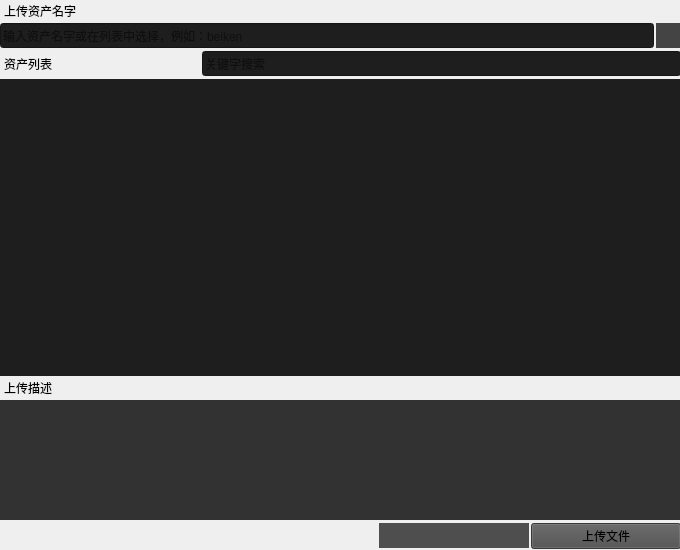
<?xml version="1.0" encoding="UTF-8"?>
<ui version="4.0">
 <class>Dialog</class>
 <widget class="QDialog" name="Dialog">
  <property name="geometry">
   <rect>
    <x>0</x>
    <y>0</y>
    <width>680</width>
    <height>550</height>
   </rect>
  </property>
  <property name="minimumSize">
   <size>
    <width>680</width>
    <height>550</height>
   </size>
  </property>
  <property name="windowTitle">
   <string>Dialog</string>
  </property>
  <property name="styleSheet">
   <string notr="true"/>
  </property>
  <widget class="QWidget" name="layoutWidget">
   <property name="geometry">
    <rect>
     <x>0</x>
     <y>0</y>
     <width>681</width>
     <height>551</height>
    </rect>
   </property>
   <layout class="QVBoxLayout" name="verticalLayout">
    <property name="spacing">
     <number>3</number>
    </property>
    <property name="topMargin">
     <number>2</number>
    </property>
    <property name="bottomMargin">
     <number>2</number>
    </property>
    <item>
     <widget class="QLabel" name="label_2">
      <property name="font">
       <font>
        <family>Adobe 黑体 Std R</family>
       </font>
      </property>
      <property name="text">
       <string>上传资产名字</string>
      </property>
      <property name="indent">
       <number>4</number>
      </property>
     </widget>
    </item>
    <item>
     <layout class="QHBoxLayout" name="horizontalLayout_3">
      <property name="spacing">
       <number>2</number>
      </property>
      <item>
       <widget class="QLineEdit" name="upload_name">
        <property name="minimumSize">
         <size>
          <width>0</width>
          <height>25</height>
         </size>
        </property>
        <property name="styleSheet">
         <string notr="true">background-color: rgb(30, 30, 30);</string>
        </property>
        <property name="placeholderText">
         <string>输入资产名字或在列表中选择，例如：beiken</string>
        </property>
       </widget>
      </item>
      <item>
       <widget class="QPushButton" name="upload_name_check">
        <property name="enabled">
         <bool>false</bool>
        </property>
        <property name="minimumSize">
         <size>
          <width>25</width>
          <height>0</height>
         </size>
        </property>
        <property name="maximumSize">
         <size>
          <width>25</width>
          <height>25</height>
         </size>
        </property>
        <property name="styleSheet">
         <string notr="true">background: #444444;
border:none;</string>
        </property>
        <property name="text">
         <string/>
        </property>
       </widget>
      </item>
     </layout>
    </item>
    <item>
     <layout class="QHBoxLayout" name="horizontalLayout_2">
      <property name="spacing">
       <number>2</number>
      </property>
      <item>
       <widget class="QLabel" name="asset_l">
        <property name="minimumSize">
         <size>
          <width>200</width>
          <height>0</height>
         </size>
        </property>
        <property name="font">
         <font>
          <family>Adobe 黑体 Std R</family>
         </font>
        </property>
        <property name="text">
         <string>资产列表</string>
        </property>
        <property name="indent">
         <number>4</number>
        </property>
       </widget>
      </item>
      <item>
       <widget class="QLineEdit" name="asset_filters">
        <property name="minimumSize">
         <size>
          <width>0</width>
          <height>25</height>
         </size>
        </property>
        <property name="styleSheet">
         <string notr="true">background-color: rgb(30, 30, 30);</string>
        </property>
        <property name="placeholderText">
         <string>关键字搜索</string>
        </property>
       </widget>
      </item>
     </layout>
    </item>
    <item>
     <widget class="QListWidget" name="asset_list">
      <property name="styleSheet">
       <string notr="true">background-color: rgb(30, 30, 30);
border: 0px;</string>
      </property>
     </widget>
    </item>
    <item>
     <widget class="QLabel" name="description_l">
      <property name="font">
       <font>
        <family>Adobe 黑体 Std R</family>
       </font>
      </property>
      <property name="text">
       <string>上传描述</string>
      </property>
      <property name="indent">
       <number>4</number>
      </property>
     </widget>
    </item>
    <item>
     <widget class="QTextEdit" name="description">
      <property name="maximumSize">
       <size>
        <width>16777215</width>
        <height>120</height>
       </size>
      </property>
      <property name="styleSheet">
       <string notr="true">background-color: rgb(50, 50, 50);
border: 0px;</string>
      </property>
     </widget>
    </item>
    <item>
     <layout class="QHBoxLayout" name="horizontalLayout">
      <property name="spacing">
       <number>2</number>
      </property>
      <item>
       <spacer name="horizontalSpacer">
        <property name="orientation">
         <enum>Qt::Horizontal</enum>
        </property>
        <property name="sizeHint" stdset="0">
         <size>
          <width>40</width>
          <height>20</height>
         </size>
        </property>
       </spacer>
      </item>
      <item>
       <widget class="QComboBox" name="file_step">
        <property name="minimumSize">
         <size>
          <width>150</width>
          <height>25</height>
         </size>
        </property>
        <property name="styleSheet">
         <string notr="true">QComboBox{font-family:Microsoft YaHei;border:1px;border-color#252525:border-radius:2px;background: #4e4e4e;}
QComboBox QAbstractItemView::item {height:25px;}
QComboBox::drop-down{border:5px;}
</string>
        </property>
       </widget>
      </item>
      <item>
       <widget class="QPushButton" name="upload_btn">
        <property name="minimumSize">
         <size>
          <width>150</width>
          <height>25</height>
         </size>
        </property>
        <property name="font">
         <font>
          <family>Adobe 黑体 Std R</family>
         </font>
        </property>
        <property name="styleSheet">
         <string notr="true">background: #4e4e4e;</string>
        </property>
        <property name="text">
         <string>上传文件</string>
        </property>
       </widget>
      </item>
     </layout>
    </item>
   </layout>
  </widget>
 </widget>
 <resources>
  <include location="asset.qrc"/>
 </resources>
 <connections/>
</ui>
